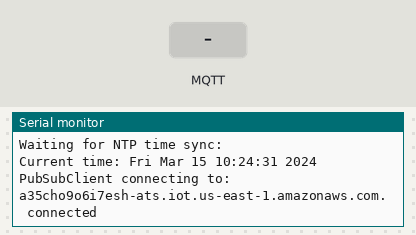
Recording of a sketch running on a simulated ESP8266 (NodeMCU). Shown: the last lines printed to the serial monitor. The test bench sets the inputs (shaded band). WiFi joins after 1.5 s; servers stay silent unless stated; the local clock reads 2024-03-15 10:24:30 at power-on unless the sketch sets it; no MQTT or app messages arrive unless stated.

Above: at 2.7 s.
2.8 s: MQTT message "1" arrives on the first subscribed topic
At 4.0 s:
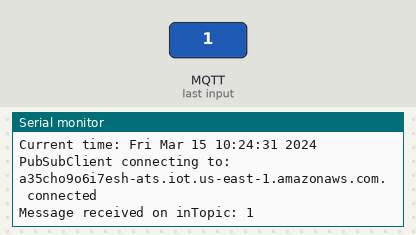
4.3 s: MQTT message "on" arrives on the first subscribed topic
At 5.1 s:
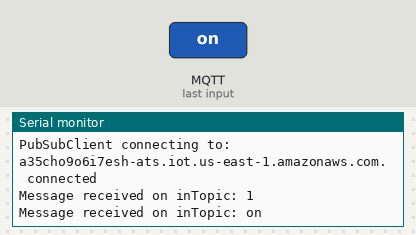
5.8 s: MQTT message "off" arrives on the first subscribed topic
At 6.2 s:
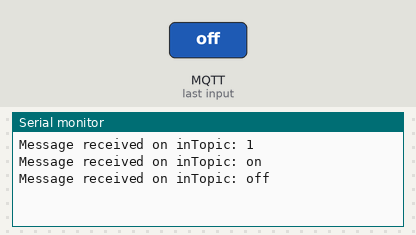

The sketch:

CODEVR1.ino
```cpp
#include <ESP8266WiFi.h>
#include <PubSubClient.h>

const char* ssid = "Van Tho 15";
const char* password = "vannhucu15";

const char* awsEndpoint = "a35cho9o6i7esh-ats.iot.us-east-1.amazonaws.com";


// xxxxxxxxxx-certificate.pem.crt
static const char certificatePemCrt[] PROGMEM = R"EOF(
-----BEGIN CERTIFICATE-----
MIIDWTCCAkGgAwIBAgIUIoBd1YJrNCEjZO2lgqJoEhpEKHcwDQYJKoZIhvcNAQEL
BQAwTTFLMEkGA1UECwxCQW1hem9uIFdlYiBTZXJ2aWNlcyBPPUFtYXpvbi5jb20g
SW5jLiBMPVNlYXR0bGUgU1Q9V2FzaGluZ3RvbiBDPVVTMB4XDTIxMDkyODIzNDI0
NVoXDTQ5MTIzMTIzNTk1OVowHjEcMBoGA1UEAwwTQVdTIElvVCBDZXJ0aWZpY2F0
ZTCCASIwDQYJKoZIhvcNAQEBBQADggEPADCCAQoCggEBAK9lkiljdh0FTah6WZXn
Fv5/BAdxl7lBr03ZET5CNHo1OkB6aOTtR+3Ycaq6gB9yfNYchYOjy2GtgaQYnCJz
WGYyzrJM6SiHFlTu+3/LDYcyLT++EqkXgruimpyy976NIH8sUUgr9vLQzY9yPKh2
NQCjVM/s9RGUuFF/y8eKTagZg0eUWyER2x5qhL37u+ieTkwozF6y4RdHwD2ETaNr
GnHgAhCGIjLBKs/YCQKCHY5Q/fMuoWXcqWA61lwUn07HFrUQjFFAGRKblzaXffak
geWYnNMakRvG88f29D57sa3KigWFGLwL9p69p+OPOKkstVaSvvE5Sna5+gSziJbh
Bp8CAwEAAaNgMF4wHwYDVR0jBBgwFoAU9iovQ5D77F0MQj88gD9SAYUdWoIwHQYD
VR0OBBYEFDDdQr9YG8CAmoujgRORqZcQdaIDMAwGA1UdEwEB/wQCMAAwDgYDVR0P
AQH/BAQDAgeAMA0GCSqGSIb3DQEBCwUAA4IBAQCYC5/7hndls1sZgRgY82zAPRMy
5sutL3+KUQ1+XOWKgT3jN1m8NamZWeR8j8Fpd+IDxPq6Vpt/owu8Tj/hhKeTVYzc
wNEpp+P8WkX1gZbyYOre/W67zc6nXh2aZPOZNjttbMteDYDEcsnpng07tYNjnFXn
L/y/WjpsPi2RBbGG+T3nQDDFOKxin0/YvEQG9MP+aeuE9fy/K8oUK0miVtegYW7B
Tzt7ACYGBfEDF+AsoaTXexegHLtpKeSwqmen5E+OMhcVPqqbCkEyid0nuH3saN0i
oPcpZezPu7vvG+C+W5I3D8FRUu9EBtECIQ3V/taPazVcYsr/zbjwPXCzRJ/V
-----END CERTIFICATE-----
)EOF";

// xxxxxxxxxx-private.pem.key
static const char privatePemKey[] PROGMEM = R"EOF(
-----BEGIN RSA PRIVATE KEY-----
MIIEpAIBAAKCAQEAr2WSKWN2HQVNqHpZlecW/n8EB3GXuUGvTdkRPkI0ejU6QHpo
5O1H7dhxqrqAH3J81hyFg6PLYa2BpBicInNYZjLOskzpKIcWVO77f8sNhzItP74S
qReCu6KanLL3vo0gfyxRSCv28tDNj3I8qHY1AKNUz+z1EZS4UX/Lx4pNqBmDR5Rb
IRHbHmqEvfu76J5OTCjMXrLhF0fAPYRNo2saceACEIYiMsEqz9gJAoIdjlD98y6h
ZdypYDrWXBSfTscWtRCMUUAZEpuXNpd99qSB5Zic0xqRG8bzx/b0PnuxrcqKBYUY
vAv2nr2n4484qSy1VpK+8TlKdrn6BLOIluEGnwIDAQABAoIBAQCWadpgWAVQed3R
H6t33AdiFHbWE1nz6xp0/jPFWm06aC8eYFtYBwxqMfW4XdvGHB5mV2tAKtUdXPgS
S3CKMrSaX/PWABLrSH2kNJXFT9K4IBWh1lSWYa0hUB6bRvcimFBH/y9tXxaVwO6n
l2Xhag2mEGuJLEI14331lkyhQD+8aUkgzrZ7zPclpw9yO0lX8gc6qH1r73771v+3
Ko+tCGyWqQmahV90o8aAkX949CbSWxVR+KoyjzPviQHIRHFMQ/gEsI0ckmsQpok/
Ed1YuQ4ApQnMs2hKiCCZoeBqDw+mCnVig5XfRGFvv40O2+5Myyb6/pqjGnbp24HI
yoVP/1bxAoGBANhfS9hBd4pYjePMeVADatsjwSgJ/yrG0am2hZSVy5NGpm0dEaxF
fEUNhrjWc/CPvZuSJmjhg9cz5PCLJRnEfEpDN2Gl6jmyagb0Bd3XujMnkc8/mvsZ
jknsz04/s4JzRPgXlWblBpMabDvLOJm1tHerRBgvFmSb8Or44tum4iddAoGBAM+F
HyVduV3/b6G2PIpmKjmkr0hWEHdJBxEGLawExuKJg90RVyK7+ntaTLi3Yqdd4DXa
ipMu5d5p5YduSE9Ey5zXjLnBP0NhY4qawfYSJnwjhoFDToPX959AzVKVnAVDT/qB
/M+y2Bczq//P0XttiXpgpMLBM7uqLoAN5mJaAXIrAoGBAJv4henLt2ooz49oNAKz
k/GH4pMEMcYaL8TQ55XmLStrAEkjbTvrktsMFxNis4yzcRCV184+0hTtOZkUFJhw
hM/biC6BtUgGDlwYx6nU+kopuffVd9iN4X30kLNtQ+9DPHJCPdZAPe8IWwD3S0Oy
MfcZpCpytwerSY13/8AqmleZAoGAN9zUF5D1V3JtsJCIF5GNCFtmvAg/An1sI48Q
OGBI0a7HCnmihT0pHo+eW5MyQW+p7ZVY/GoBgy/qk9yCJqSUUzJLNa3pw8+xphwm
3oDgT0aY7K8bsa4vgHVHUFXp3BjUrNDVJ2wzc3t7b6+X6qv/+CuP7sVnkbssLViQ
jiVAgmUCgYBVM4SVWbWOQiO9vvSorECmaSItRPi8mRKLFn5n1VmG+lK791AkAjJN
0EfZBIUyNHhru+cXsl5bMJA2zgOguGkU5T1E4/P2PxYcxnG08GnH6M3Sn4p+gkzN
gPCyeSZlp+R1xYRTKIYo0bL3+CDiwYpIkAW4yhk/6YDWn2pumxIyMA==
-----END RSA PRIVATE KEY-----
)EOF";

// This one in here is the 'RSA 2048 bit key: Amazon Root CA 1' which is valid
static const char caPemCrt[] PROGMEM = R"EOF(
-----BEGIN CERTIFICATE-----
MIIDQTCCAimgAwIBAgITBmyfz5m/jAo54vB4ikPmljZbyjANBgkqhkiG9w0BAQsF
ADA5MQswCQYDVQQGEwJVUzEPMA0GA1UEChMGQW1hem9uMRkwFwYDVQQDExBBbWF6
b24gUm9vdCBDQSAxMB4XDTE1MDUyNjAwMDAwMFoXDTM4MDExNzAwMDAwMFowOTEL
MAkGA1UEBhMCVVMxDzANBgNVBAoTBkFtYXpvbjEZMBcGA1UEAxMQQW1hem9uIFJv
b3QgQ0EgMTCCASIwDQYJKoZIhvcNAQEBBQADggEPADCCAQoCggEBALJ4gHHKeNXj
ca9HgFB0fW7Y14h29Jlo91ghYPl0hAEvrAIthtOgQ3pOsqTQNroBvo3bSMgHFzZM
9O6II8c+6zf1tRn4SWiw3te5djgdYZ6k/oI2peVKVuRF4fn9tBb6dNqcmzU5L/qw
IFAGbHrQgLKm+a/sRxmPUDgH3KKHOVj4utWp+UhnMJbulHheb4mjUcAwhmahRWa6
VOujw5H5SNz/0egwLX0tdHA114gk957EWW67c4cX8jJGKLhD+rcdqsq08p8kDi1L
93FcXmn/6pUCyziKrlA4b9v7LWIbxcceVOF34GfID5yHI9Y/QCB/IIDEgEw+OyQm
jgSubJrIqg0CAwEAAaNCMEAwDwYDVR0TAQH/BAUwAwEB/zAOBgNVHQ8BAf8EBAMC
AYYwHQYDVR0OBBYEFIQYzIU07LwMlJQuCFmcx7IQTgoIMA0GCSqGSIb3DQEBCwUA
A4IBAQCY8jdaQZChGsV2USggNiMOruYou6r4lK5IpDB/G/wkjUu0yKGX9rbxenDI
U5PMCCjjmCXPI6T53iHTfIUJrU6adTrCC2qJeHZERxhlbI1Bjjt/msv0tadQ1wUs
N+gDS63pYaACbvXy8MWy7Vu33PqUXHeeE6V/Uq2V8viTO96LXFvKWlJbYK8U90vv
o/ufQJVtMVT8QtPHRh8jrdkPSHCa2XV4cdFyQzR1bldZwgJcJmApzyMZFo6IQ6XU
5MsI+yMRQ+hDKXJioaldXgjUkK642M4UwtBV8ob2xJNDd2ZhwLnoQdeXeGADbkpy
rqXRfboQnoZsG4q5WTP468SQvvG5
-----END CERTIFICATE-----
)EOF";

BearSSL::X509List client_crt(certificatePemCrt);
BearSSL::PrivateKey client_key(privatePemKey);
BearSSL::X509List rootCert(caPemCrt);

WiFiClientSecure wiFiClient;
void msgReceived(char* topic, byte* payload, unsigned int len);
PubSubClient pubSubClient(awsEndpoint, 8883, msgReceived, wiFiClient);

void setup() {
  Serial.begin(115200); Serial.println();
  Serial.println("ESP8266 AWS IoT Example");

  Serial.print("Connecting to "); Serial.print(ssid);
  WiFi.begin(ssid, password);
  WiFi.waitForConnectResult();
  Serial.print(", WiFi connected, IP address: ");
  Serial.println(WiFi.localIP());

  setCurrentTime();

  wiFiClient.setClientRSACert(&client_crt, &client_key);
  wiFiClient.setTrustAnchors(&rootCert);
}

unsigned long lastPublish;
int msgCount;

void loop() {

  pubSubCheckConnect();

  if (millis() - lastPublish > 10000) {
    String msg = String("Hello from ESP8266: ") + ++msgCount;
    pubSubClient.publish("outTopic", msg.c_str());
    Serial.print("Published: "); Serial.println(msg);
    lastPublish = millis();
  }
}

void msgReceived(char* topic, byte* payload, unsigned int length) {
  Serial.print("Message received on "); Serial.print(topic); Serial.print(": ");
  for (int i = 0; i < length; i++) {
    Serial.print((char)payload[i]);
  }
  Serial.println();
}

void pubSubCheckConnect() {
  if ( ! pubSubClient.connected()) {
    Serial.print("PubSubClient connecting to: "); Serial.print(awsEndpoint);
    while ( ! pubSubClient.connected()) {
      Serial.print(".");
      pubSubClient.connect("ESPthing");
    }
    Serial.println(" connected");
    pubSubClient.subscribe("inTopic");
  }
  pubSubClient.loop();
}

void setCurrentTime() {
  configTime(3 * 3600, 0, "pool.ntp.org", "time.nist.gov");

  Serial.print("Waiting for NTP time sync: ");
  time_t now = time(nullptr);
  while (now < 8 * 3600 * 2) {
    delay(500);
    Serial.print(".");
    now = time(nullptr);
  }
  Serial.println("");
  struct tm timeinfo;
  gmtime_r(&now, &timeinfo);
  Serial.print("Current time: "); Serial.print(asctime(&timeinfo));
}
```

Measured:
- after the input at 2.8 s, the serial monitor: prints a new line at once (image 1)
- after the input at 4.3 s, the serial monitor: prints a new line at once (image 2)
- after the input at 5.8 s, the serial monitor: prints a new line at once (image 3)
